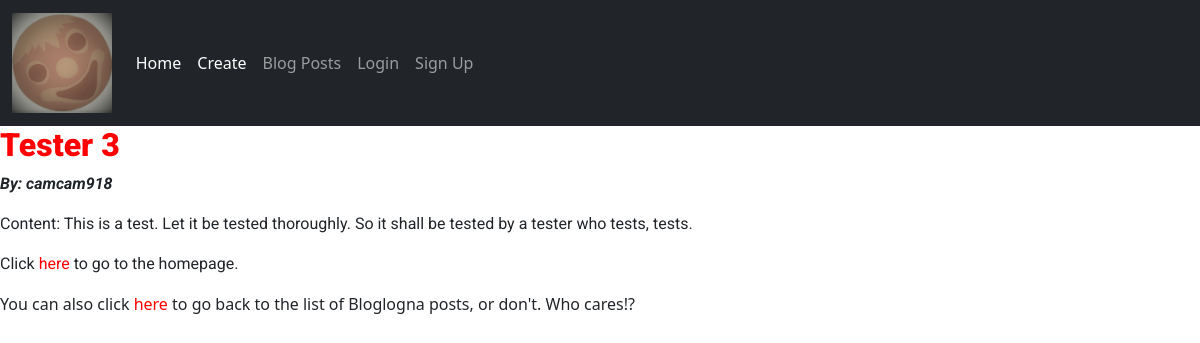
The app's page /post/1/ with its own data.
### blog/models.py (models this page shows, shortened)
class Post(models.Model):
    title = models.CharField(max_length=200)
    author = models.ForeignKey(
        'auth.User',
        on_delete=models.CASCADE
    )
    body = models.TextField()
    create_at = models.DateTimeField(auto_now_add=True)

### blog/views.py (the view)
# urls.py: path('post/<int:pk>/', PostDetailView.as_view(), name='post_detail'),
class PostDetailView(DetailView):
    model = Post
    template_name = "post_detail.html"

### templates/post_detail.html (shortened to what this page needs)
{% extends 'base.html' %}
{% block content %}
    <h2> {{ post.title }}</h2>
    <p id="subtitle"> By: {{ post.author }}</p>
    <p> Content: {{ post.body }} </p>
    <p>Click <a href="{% url 'home' %}">here</a> to go to the homepage.</p>
    You can also click <a href="{% url 'all_posts' %}">here</a> to go back to the list of Bloglogna posts, or don't. Who cares!?
{% endblock content %}

### static/css/base.css (style rules this page uses)
h2, h3 { color:red; font-family: 'Roboto', sans-serif; font-weight: 900; text-decoration: none; }
p { font-family: 'Roboto', sans-serif; font-weight: 400; }
#subtitle { font-family: 'Roboto', sans-serif; font-weight: 700; font-style: italic; }
a { text-decoration: none; cursor: pointer; color: red; }

### records on screen
Post: title "Tester 3", author "camcam918", body "This is a test. Let it be tested thoroughly. So it shall be tested by a tester who tests, tests."
